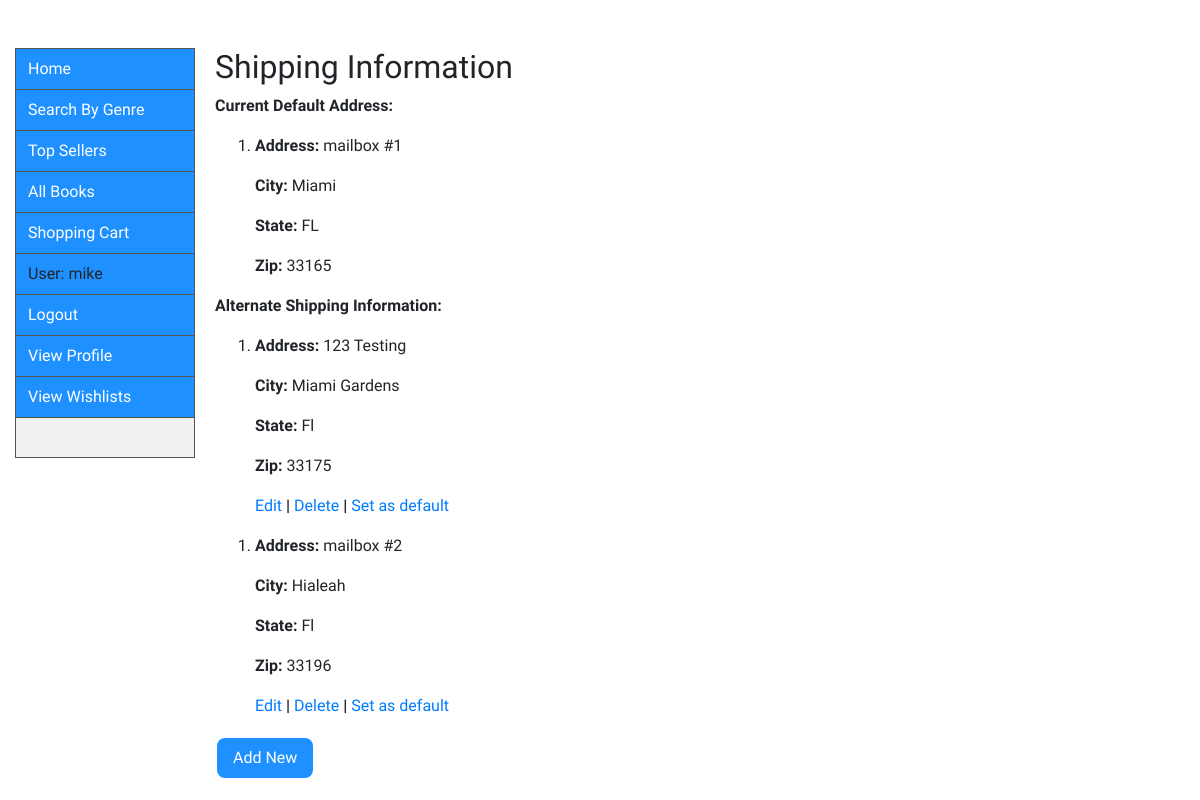
/search/shipaddr/ (signed in), run on the app's committed database.
### catalog/models.py (models this page shows, shortened)
class UserProfile(models.Model):
    user = models.OneToOneField(User, on_delete=models.CASCADE)
    name = models.CharField(max_length=200, default='')
    password = models.CharField(max_length=8, default='')
    nickname = models.CharField(max_length=10, default='')
    email = models.EmailField(max_length=50, default='')
    address = models.CharField(max_length=200, default='')
    city = models.CharField(max_length=25, default='')
    state = models.CharField(max_length=25, default='')
    zipcode = models.IntegerField(default=0)
    wishlists = models.ManyToManyField('Wishlist')

class ShippingAddr(models.Model):
    username = models.ForeignKey(
        'UserProfile', on_delete=models.SET_NULL, null=True)
    address = models.CharField(max_length=200)
    city = models.CharField(max_length=25)
    state = models.CharField(max_length=25)
    zipcode = models.IntegerField()

### catalog/views.py (the view)
# urls.py: path('shipaddr/', views.shipaddr, name='shipaddr'),
def shipaddr(request):
    user = request.user.userprofile
    ships = ShippingAddr.objects.filter(username=user)
    args = {'user': request.user,
            'ships': ships
            }
    return render(request, 'shipaddr.html', args)

### catalog/templates/shipaddr.html
{% extends "base_generic.html" %}
{% block content %}
  <h2>Shipping Information</h2>
  <p><strong>Current Default Address: </strong><p></p>
  <ol>
  <li>
    <strong>Address: </strong>{{user.userprofile.address}}<p></p>
    <p><strong>City: </strong>{{user.userprofile.city}} </p>
    <p><strong>State: </strong>{{user.userprofile.state}} </p>
    <p><strong>Zip: </strong>{{user.userprofile.zipcode}}</strong> </p>
  </li>
  </ol>
  <p><strong>Alternate Shipping Information: </strong><p></p>
    {% for ship in ships %}
    <ol>
  <li>
    <strong>Address: </strong>{{ship.address}}<p></p>
    <p><strong>City: </strong>{{ship.city}} </p>
    <p><strong>State: </strong>{{ship.state}} </p>
    <p><strong>Zip: </strong>{{ship.zipcode}}</strong> </p>
    <p><a href= {% url 'editshippingaddr' ship.id %}>Edit</a> <strong> | </strong> <a href= {% url 'deleteshippingaddr' ship.id %}>Delete</a> <strong> | </strong> <a href={% url 'setdefaultaddr' ship.id %}>Set as default</a></p>
  </li>
  </ol>
  {% endfor %}
  <p><a href= {% url 'addshippingaddr' %}><strong><button type="button" class="button2">Add New</button> </strong></a><p></p
{% endblock %}

### catalog/templates/base_generic.html (shortened to what this page needs)
<!DOCTYPE html>
<html lang="en">
<head>
  <link rel="stylesheet" href="https://stackpath.bootstrapcdn.com/bootstrap/4.1.3/css/bootstrap.min.css">
  {% load static %}
  <link rel="stylesheet" href="{% static 'css/styles.css' %}">
</head>
<body style="background-color: white;">
  <div class="container-fluid">
    <div class="row">
      <div class="col-sm-2">
      {% block sidebar %}
        <ul>
          <li><a href="{% url 'index' %}" class="liststyle">Home</a></li>
          <li><a href="{% url 'search' %}" class="liststyle">Search By Genre</a></li>
          <li><a href="{% url 'topsellers' %}" class="liststyle">Top Sellers</a></li>
          <li><a href="{% url 'books' %}" class="liststyle">All Books</a></li>
          {% if user.is_authenticated %}
          <li><a href="{% url 'shoppingcart' %}" class="liststyle">Shopping Cart</a></li>
          <li><a class="liststyle">User: {{ user.get_username }}</a></li>
          <li><a href="{% url 'logout'%}?next={{request.path}}" class="liststyle">Logout</a></li>
          <li><a href="{% url 'profile'%}" class="liststyle">View Profile</a>
          <li><a href="{% url 'wishlists'%}" class="liststyle">View Wishlists</a>
          {% else %}
          <li><a href="{% url 'login'%}" class="liststyle">Login</a></li>
          <li><a href ="{% url 'signup' %}" class="liststyle">Register</a></li>
          {% endif %}
      {% block pagination %}
        {% load test %}
          {% endblock %}
        </ul>
      {% endblock %}
      </div>
      <div class="col-sm-10" id="col-sm-10">{% block content %}{% endblock %}</div>
    </div>
  </div>
</body>
</html>

### catalog/static/css/styles.css (style rules this page uses)
.button2 { background-color: dodgerblue; border: none; border-radius: 8px; color: white; padding: 8px 16px; text-align: center; text-decoration: none; display: inline-block; font-size: 16px; margin: 4px 2px; cursor: pointer; }
ul { list-style-type: none; margin: 0; padding: 0; width: 15%; background-color: #f1f1f1; position: fixed; height: 51.3%; overflow: auto; border: 1px solid #555; }
li a.liststyle { display: block; background-color: dodgerblue; color: white; padding: 8px 12px; text-decoration: none; border-bottom: 1px solid #555; }

### catalog/templates/base_generic.html (style rules this page uses)
body { font-family: 'Rakkas' }

### data on the page
ShippingAddr: address "123 Testing", city "Miami Gardens", state "Fl", zipcode "33175"
ShippingAddr: address "mailbox #2", city "Hialeah", state "Fl", zipcode "33196"

### other printed values
{{ user.get_username }} "mike"
{{ user.userprofile.address }} "mailbox #1"
{{ user.userprofile.city }} "Miami"
{{ user.userprofile.state }} "FL"
{{ user.userprofile.zipcode }} "33165"
